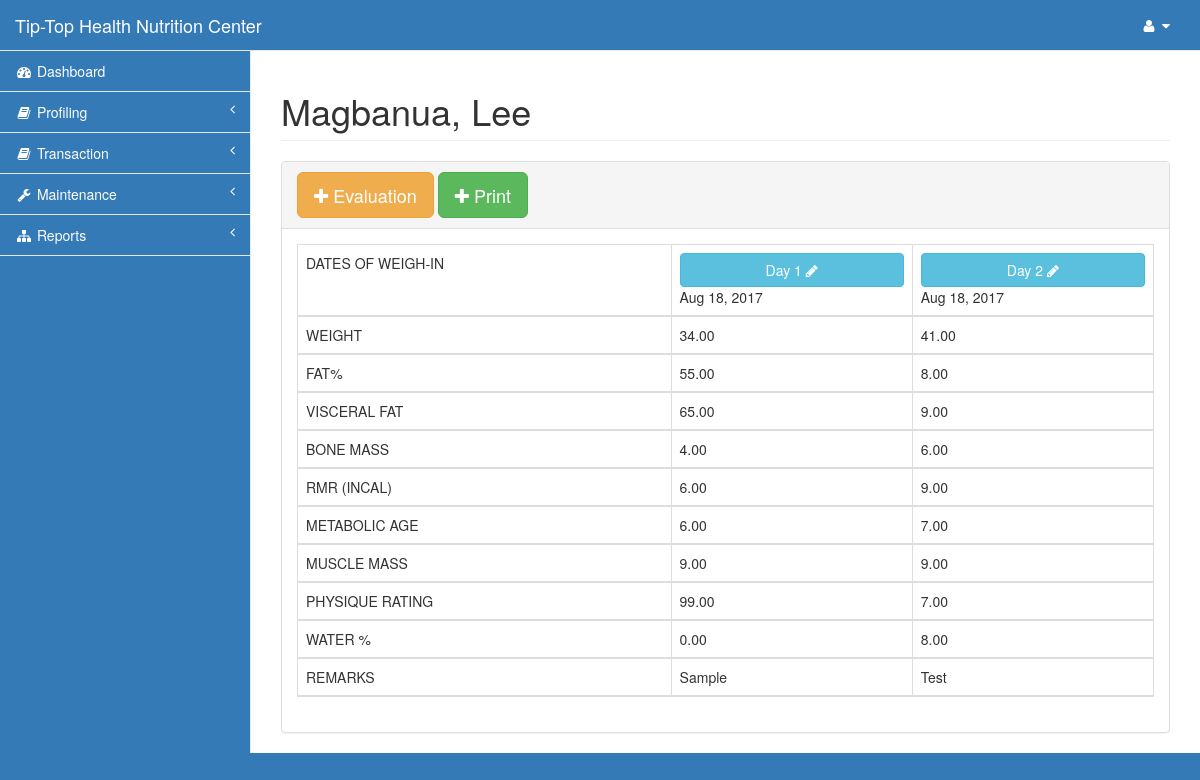
The page /pages/monitoring.php?id=1&mid=10 (signed in) on the database its author committed.
### tables this page shows
CREATE TABLE `taker` (
  `id` int(11) NOT NULL,
  `last` varchar(15) NOT NULL,
  `first` varchar(15) NOT NULL,
  `phone` varchar(11) NOT NULL,
  `gender` varchar(6) NOT NULL,
  `bday` date NOT NULL,
  `referrer_name` varchar(30) NOT NULL,
  `referrer_contact` varchar(30) NOT NULL,
  `address` varchar(100) NOT NULL,
  `email` varchar(30) NOT NULL,
  `status` varchar(8) NOT NULL,
  `points` decimal(7,2) NOT NULL,
  `discount` decimal(10,2) NOT NULL,
  `height` decimal(5,2) NOT NULL,
  `orig_weight` decimal(5,2) NOT NULL
);

CREATE TABLE `result` (
  `result_id` int(11) NOT NULL,
  `monitor_id` int(11) NOT NULL,
  `weighin_date` date NOT NULL,
  `weight` decimal(5,2) NOT NULL,
  `fat` decimal(5,2) NOT NULL,
  `visceral` decimal(5,2) NOT NULL,
  `bone_mass` decimal(5,2) NOT NULL,
  `rmr` decimal(5,2) NOT NULL,
  `metabolic_age` decimal(5,2) NOT NULL,
  `muscle_mass` decimal(5,2) NOT NULL,
  `physique_rating` decimal(5,2) NOT NULL,
  `water` decimal(5,2) NOT NULL,
  `remarks` varchar(500) NOT NULL
);

### pages/monitoring.php (the view, shortened to what this page needs)
<?php include('session.php');?>
<!DOCTYPE html>
<html lang="en">
<head>
    <?php include('css.php');?>
</head>
<body>
    <div id="wrapper">
        <?php include('nav.php');?>
        <div id="page-wrapper">
            <div class="row">
                <div class="col-lg-12">
                <?php
                        $id=$_REQUEST['id'];
                        $name=mysqli_query($con,"select first,last from taker where id='$id'")or die(mysqli_error($con));
                            $rm=mysqli_fetch_array($name);
                ?>
                    <h1 class="page-header"><?php echo $rm['last'].", ".$rm['first'];?></h1>
                </div>
            </div>
            <div class="row">
                <div class="col-lg-12">
                    <div class="panel panel-default">
                        <div class="panel-heading">
                            <button type="button" class="btn btn-warning btn-lg" data-toggle="modal" data-target="#myModal"><i class="fa fa-plus"></i> Evaluation</button>
                            <button type="button" class="btn btn-success btn-lg" onClick="window.Print()"><i class="fa fa-plus"></i> Print</button>
                        </div>
                        <div class="panel-body">
                            <table width="100%" class="table table-striped table-bordered table-hover">
                                <thead>
<?php
$mid=$_REQUEST['mid'];
$labels=array("DATES OF WEIGH-IN","WEIGHT","FAT%","VISCERAL FAT","BONE MASS","RMR (INCAL)","METABOLIC AGE","MUSCLE MASS","PHYSIQUE RATING","WATER %","REMARKS");
        $i=2;
        foreach ($labels as $label)
        {
            echo "<tr><td>$label</td>";
             $query=mysqli_query($con,"select * from result where monitor_id='$mid' order by weighin_date")or die(mysqli_error($con));
                $day=1;
                while ($row=mysqli_fetch_array($query)){
                    $rid=$row['result_id'];
                    if ($i==2)
                    {
                        $date=date('M d, Y',strtotime($row[$i]));
                        echo "<td> <a href='' data-toggle='modal' data-target='#edit$rid' class='btn btn-info btn-block'>Day $day <i class='fa fa-pencil'></i></a> $date</td>";
                        $day++;
                    ?>
<?php
                    }
                    else
                    echo "<td>$row[$i]</td>";
                }
            echo "</tr>";
            $i++;
        }
?>
                                </thead>
                            </table>
                    </div>
                </div>
            </div>
        </div>
    </div>
</body>
</html>

### pages/css.php (style rules this page uses)
.navbar-default, body { background-color: #337ab7!important; }

### rows shown on the page
taker: last "Magbanua", first "Lee"
result: weighin_date "Aug 18, 2017", weight "34.00", fat "55.00", visceral "65.00", bone_mass "4.00", rmr "6.00", metabolic_age "6.00", muscle_mass "9.00", physique_rating "99.00", water "0.00", remarks "Sample"
result: weighin_date "Aug 18, 2017", weight "41.00", fat "8.00", visceral "9.00", bone_mass "6.00", rmr "9.00", metabolic_age "7.00", muscle_mass "9.00", physique_rating "7.00", water "8.00", remarks "Test"

### other values the page prints
$label "DATES OF WEIGH-IN"
$label "WEIGHT"
$label "FAT%"
$label "VISCERAL FAT"
$label "BONE MASS"
$label "RMR (INCAL)"
$label "METABOLIC AGE"
$label "MUSCLE MASS"
$label "PHYSIQUE RATING"
$label "WATER %"
$label "REMARKS"
